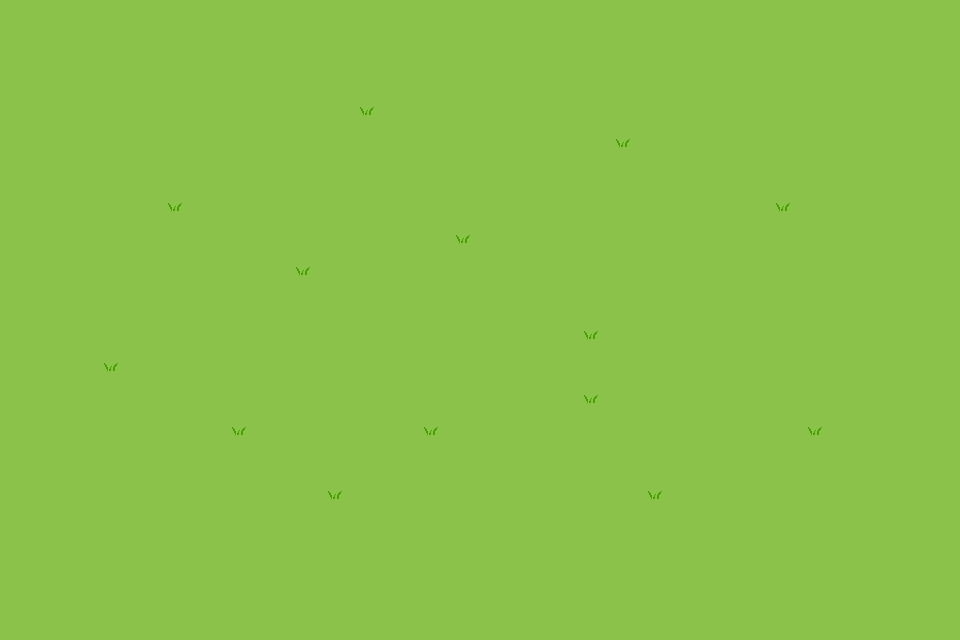

This game map was drawn from its Tiled (.tmx) file and the tilesets committed beside it. A one-line description and the full map source follow:
An orthogonal 30x20 tile map with 32x32 px tiles, 1 tile layer (Ground), 6 tilesets and 29 objects.

<map version="1.10" tiledversion="1.11.2" orientation="orthogonal" renderorder="right-up" width="30" height="20" tilewidth="32" tileheight="32" infinite="0" nextlayerid="12" nextobjectid="5430">
 <tileset firstgid="1" source="tilesets/grassSet.tsx" />
 <tileset firstgid="3" source="tilesets/64Objects.tsx" />
 <tileset firstgid="7" source="tilesets/tree.tsx" />
 <tileset firstgid="8" source="tilesets/objects.tsx" />
 <tileset firstgid="16" source="tilesets/desertSet.tsx" />
 <tileset firstgid="64" source="tilesets/sprites.tsx" />
 <layer id="1" name="Ground" width="30" height="20">
  <data encoding="csv">
1,1,1,1,1,1,1,1,1,1,1,1,1,1,1,1,1,1,1,1,1,1,1,1,1,1,1,1,1,1,
1,1,1,1,1,1,1,1,1,1,1,1,1,1,1,1,1,1,1,1,1,1,1,1,1,1,1,1,1,1,
1,1,1,1,1,1,1,1,1,1,1,1,1,1,1,1,1,1,1,1,1,1,1,1,1,1,1,1,1,1,
1,1,1,1,1,1,1,1,1,1,1,2,1,1,1,1,1,1,1,1,1,1,1,1,1,1,1,1,1,1,
1,1,1,1,1,1,1,1,1,1,1,1,1,1,1,1,1,1,1,2,1,1,1,1,1,1,1,1,1,1,
1,1,1,1,1,1,1,1,1,1,1,1,1,1,1,1,1,1,1,1,1,1,1,1,1,1,1,1,1,1,
1,1,1,1,1,2,1,1,1,1,1,1,1,1,1,1,1,1,1,1,1,1,1,1,2,1,1,1,1,1,
1,1,1,1,1,1,1,1,1,1,1,1,1,1,2,1,1,1,1,1,1,1,1,1,1,1,1,1,1,1,
1,1,1,1,1,1,1,1,1,2,1,1,1,1,1,1,1,1,1,1,1,1,1,1,1,1,1,1,1,1,
1,1,1,1,1,1,1,1,1,1,1,1,1,1,1,1,1,1,1,1,1,1,1,1,1,1,1,1,1,1,
1,1,1,1,1,1,1,1,1,1,1,1,1,1,1,1,1,1,2,1,1,1,1,1,1,1,1,1,1,1,
1,1,1,2,1,1,1,1,1,1,1,1,1,1,1,1,1,1,1,1,1,1,1,1,1,1,1,1,1,1,
1,1,1,1,1,1,1,1,1,1,1,1,1,1,1,1,1,1,2,1,1,1,1,1,1,1,1,1,1,1,
1,1,1,1,1,1,1,2,1,1,1,1,1,2,1,1,1,1,1,1,1,1,1,1,1,2,1,1,1,1,
1,1,1,1,1,1,1,1,1,1,1,1,1,1,1,1,1,1,1,1,1,1,1,1,1,1,1,1,1,1,
1,1,1,1,1,1,1,1,1,1,2,1,1,1,1,1,1,1,1,1,2,1,1,1,1,1,1,1,1,1,
1,1,1,1,1,1,1,1,1,1,1,1,1,1,1,1,1,1,1,1,1,1,1,1,1,1,1,1,1,1,
1,1,1,1,1,1,1,1,1,1,1,1,1,1,1,1,1,1,1,1,1,1,1,1,1,1,1,1,1,1,
1,1,1,1,1,1,1,1,1,1,1,1,1,1,1,1,1,1,1,1,1,1,1,1,1,1,1,1,1,1,
1,1,1,1,1,1,1,1,1,1,1,1,1,1,1,1,1,1,1,1,1,1,1,1,1,1,1,1,1,1
</data>
 </layer>
 <objectgroup id="7" name="Objects">
  <object id="2624" gid="9" x="448" y="304" width="32" height="32">
   <properties>
    <property name="Text" value="This door will take you to the desert." />
   </properties>
  </object>
  <object id="3938" gid="4" x="256" y="432" width="64" height="64">
   <properties>
    <property name="Text">It's a board filled with praise for Tiled.
Without Tiled, this would not have been possible.</property>
   </properties>
  </object>
  <object id="3942" gid="12" x="352" y="432" width="32" height="32">
   <properties>
    <property name="Exit Door" type="object" value="3943" />
    <property name="Locked" type="bool" value="false" />
   </properties>
  </object>
  <object id="3943" gid="12" x="352" y="336" width="32" height="32">
   <properties>
    <property name="Exit Door" type="object" value="3942" />
    <property name="Locked" type="bool" value="true" />
   </properties>
  </object>
  <object id="3946" gid="12" x="480" y="304" width="32" height="32">
   <properties>
    <property name="Door ID" type="int" value="6" />
    <property name="Locked" type="bool" value="false" />
    <property name="Map File" value="desert.tmx" />
   </properties>
  </object>
  <object id="3948" gid="7" x="448" y="528" width="128" height="128" />
  <object id="5384" gid="8" x="384" y="336" width="32" height="32">
   <properties>
    <property name="Door" type="object" value="3943" />
   </properties>
  </object>
  <object id="5389" gid="12" x="288" y="528" width="32" height="32">
   <properties>
    <property name="Door ID" type="int" value="4" />
    <property name="Locked" type="bool" value="false" />
    <property name="Map File" value="test2.tmx" />
   </properties>
  </object>
  <object id="5401" gid="3" x="296" y="624" width="64" height="64" />
  <object id="5402" gid="3" x="384" y="624" width="64" height="64" />
  <object id="5406" gid="13" x="240" y="624" width="32" height="32">
   <properties>
    <property name="Link0" type="object" value="5389" />
    <property name="Link1" type="object" value="3942" />
   </properties>
  </object>
 </objectgroup>
 <objectgroup id="10" name="Enemies">
  <object id="5418" gid="65" x="280" y="464" width="16" height="16" />
 </objectgroup>
 <objectgroup id="6" name="Collision">
  <object id="2608" x="352" y="368" width="160" height="16" />
  <object id="2609" x="512" y="240" width="16" height="128" />
  <object id="2627" x="352" y="224" width="160" height="16" />
  <object id="2628" x="336" y="240" width="16" height="128" />
  <object id="5409" x="0" y="400" width="40" height="168" />
  <object id="5410" x="8" y="384" width="160" height="32" />
  <object id="5412" x="72" y="448" width="16" height="120" />
  <object id="5413" x="120" y="408" width="16" height="120" />
  <object id="5414" x="168" y="448" width="16" height="120" />
  <object id="5417" x="8" y="560" width="176" height="32" />
  <object id="5425" x="0" y="640" width="960" height="32" />
  <object id="5426" x="0" y="-32" width="960" height="32" />
  <object id="5427" x="-32" y="0" width="32" height="640" />
  <object id="5428" x="960" y="0" width="32" height="256" />
  <object id="5429" x="960" y="384" width="32" height="256" />
 </objectgroup>
 <objectgroup id="11" name="Load Zones">
  <object id="5422" x="928" y="256" width="32" height="128">
   <properties>
    <property name="ID" type="int" value="12" />
    <property name="Map File" value="desert.tmx" />
   </properties>
  </object>
  <object id="5423" x="864" y="320">
   <point />
  </object>
 </objectgroup>
</map>
